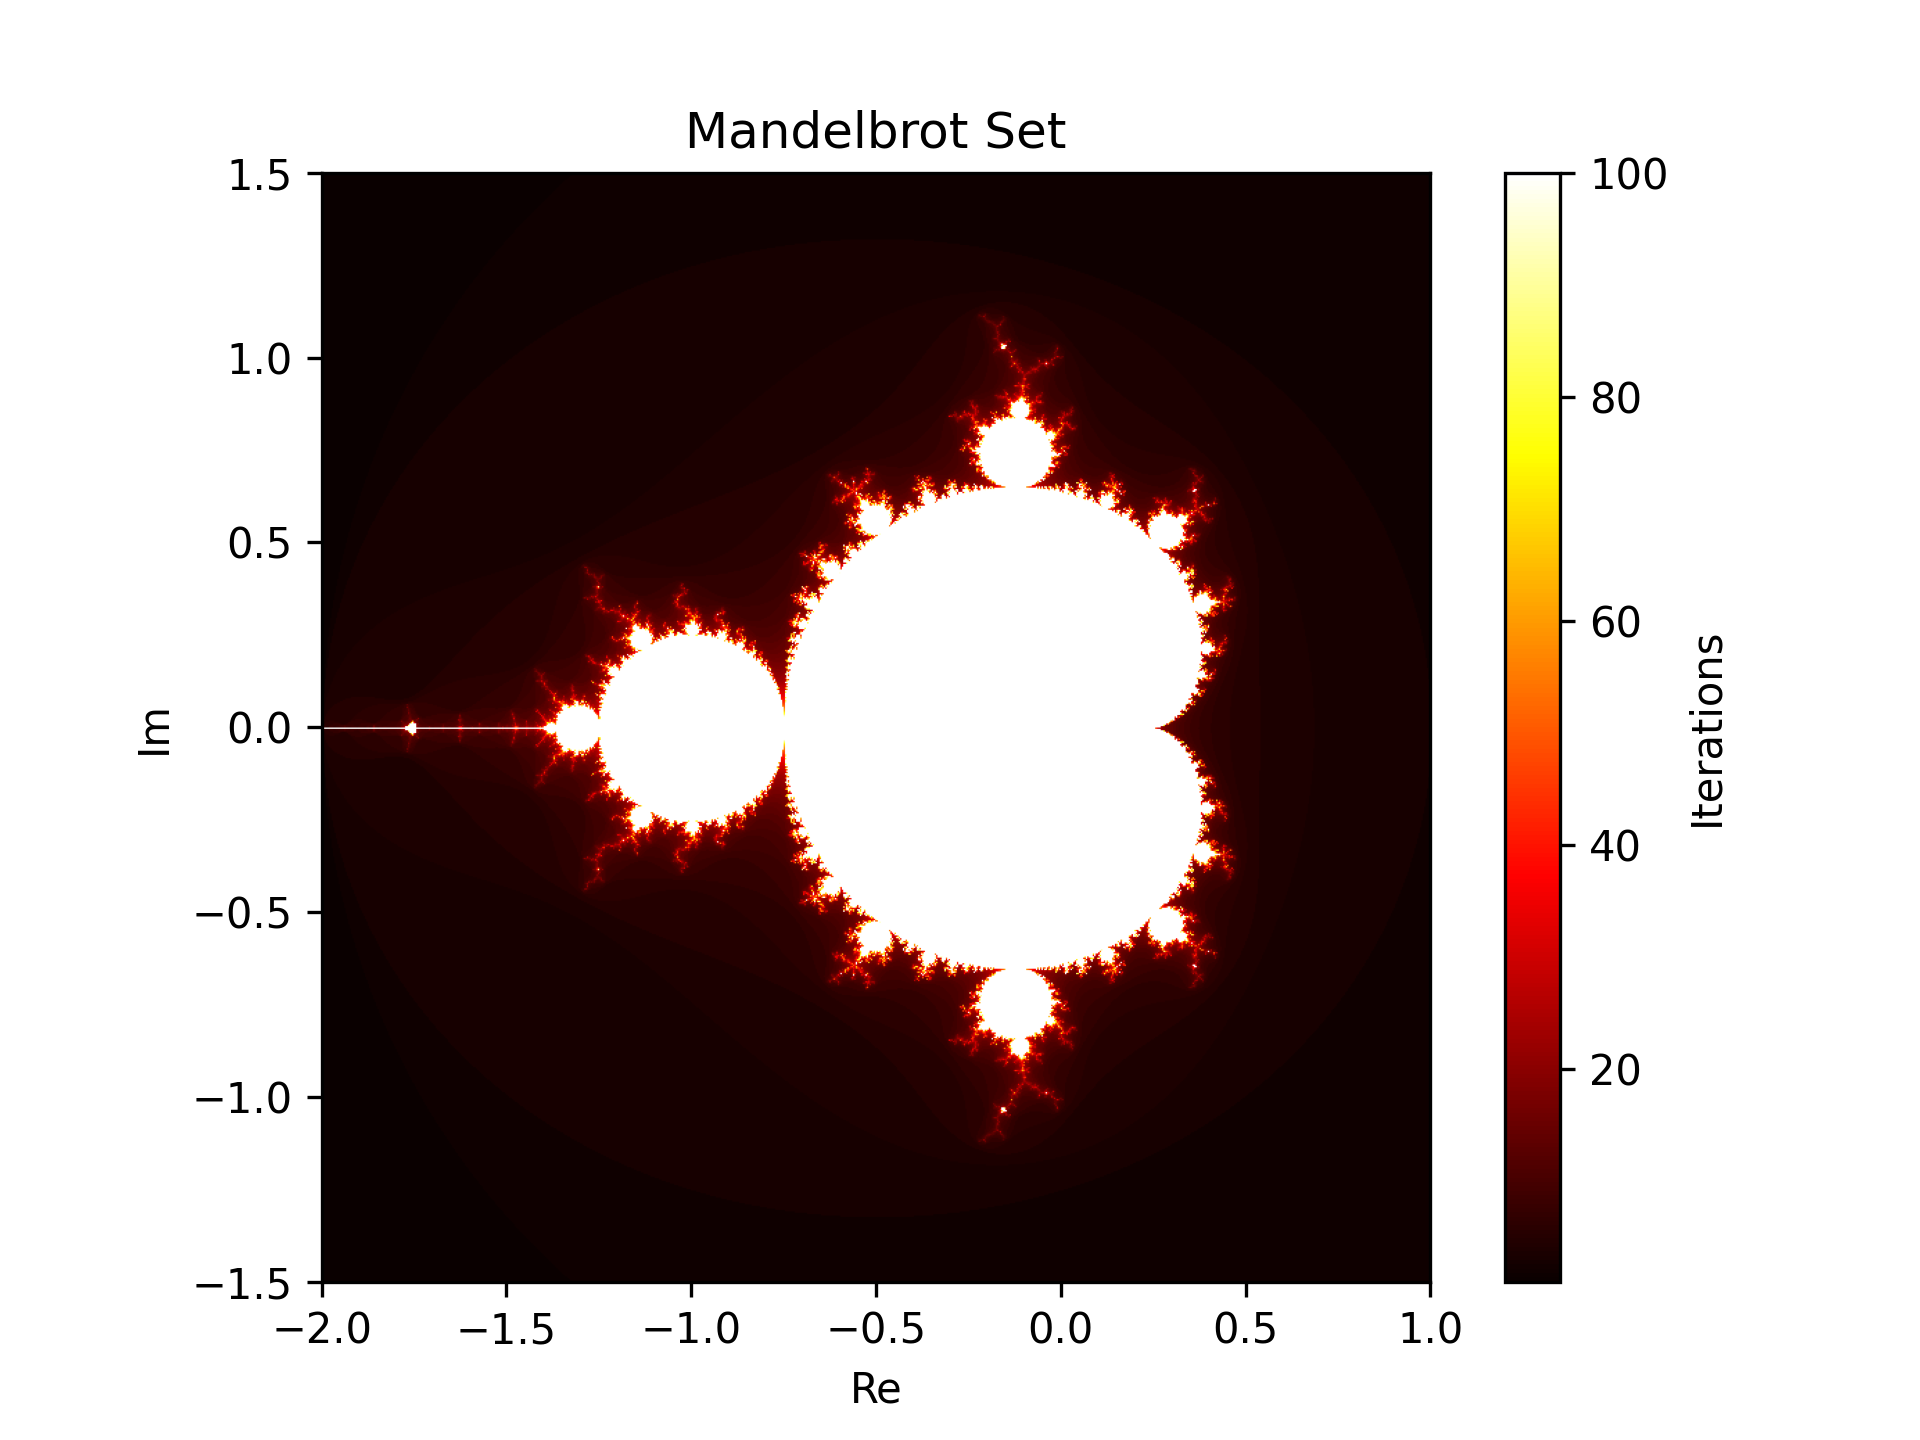

This figure's Python source:
import numpy as np
import matplotlib.pyplot as plt


width, height = 800, 800
x_min, x_max = -2.0, 1.0
y_min, y_max = -1.5, 1.5
max_iter = 100


image = np.zeros((height, width))


for x in range(width):
    for y in range(height):
        real = x_min + (x / width) * (x_max - x_min)
        imag = y_min + (y / height) * (y_max - y_min)
        c = complex(real, imag)
        z = 0
        count = 0
        while abs(z) <= 2 and count < max_iter:
            z = z**2 + c
            count += 1
        image[y, x] = count


plt.imshow(image, cmap='hot', extent=[x_min, x_max, y_min, y_max])
plt.title("Mandelbrot Set")
plt.xlabel("Re")
plt.ylabel("Im")
plt.colorbar(label="Iterations")
plt.savefig("mandelbrot.png", dpi=300)
plt.show()
